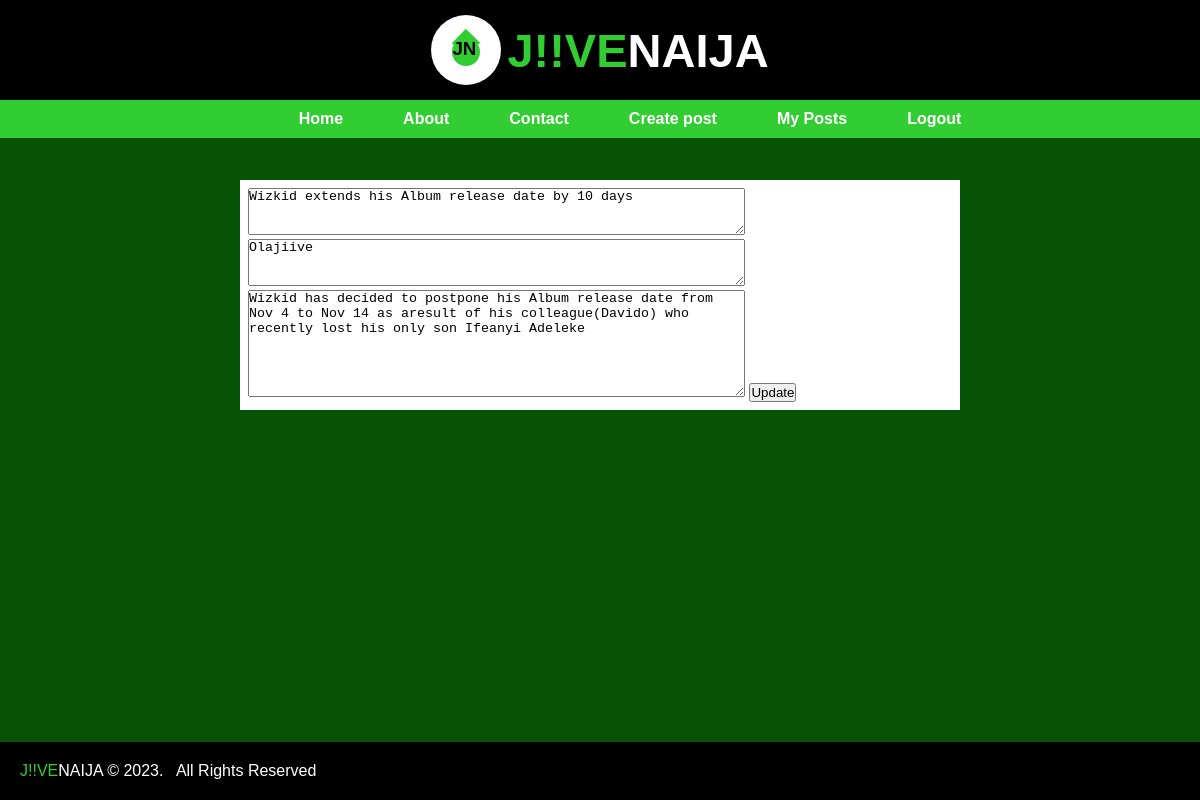
/post/2/edit (signed in), run on the app's committed database.
### app.py (models this page shows, shortened)
class Post(db.Model, UserMixin):
    __tablename__ = "post"
    id = db.Column(db.Integer(), primary_key=True)
    title = db.Column(db.String(100), nullable=False)
    content = db.Column(db.Text(), nullable=False)
    Author= db.Column(db.String(), nullable=False)
    Registered = db.Column(db.DateTime, nullable=False, default=datetime.utcnow())
    post_id = db.Column(db.Integer(), db.ForeignKey("user.id"))

### app.py (the view)
@app.route('/post/<int:id>/edit', methods=['GET', 'POST'])
def edit_post(id):
    post = Post.query.get_or_404(id)
    if request.method == "POST":
        post.title = request.form.get("title")
        post.Author = request.form.get("author")
        post.content = request.form.get("content")
        db.session.commit()
        return redirect(url_for("post"))
    return render_template('update.html' , post=post)

### app.py (called while the page is built)
@login_manager.user_loader
def user_loader(id):
    return User.query.get(int(id))

### templates/update.html (shortened to what this page needs)
{% extends 'base.html' %}
{% block content %}
    <form action="" method="POST">
        {% if post %}
        <textarea cols="60" rows="3" name="title" placeholder="Enter your post title......" required>{{ post.title }}</textarea>
        <textarea cols="60" rows="3" name="author" placeholder="Enter Author's name......" required>{{ post.Author }}</textarea>
        <textarea cols="60" rows="7" name="content" placeholder="Enter your content......" required>{{ post.content }}</textarea>
        <input type="submit" name="save" value="Update">
        {% endif %}
    </form>
{% endblock %}

### static/style.css (style rules this page uses)
* { margin: 0; padding: 0; box-sizing: border-box; }
body { background-color: rgb(6, 83, 6); height: 100%; font-family: Arial, Helvetica, sans-serif; }

### data on the page
Post: title "Wizkid extends his Album release date by 10 days", author "Olajiive", content "Wizkid has decided to postpone his Album release date from Nov 4 to Nov 14 as aresult of his colleague(Davido) who recently lost his only son Ifeanyi Adeleke"
